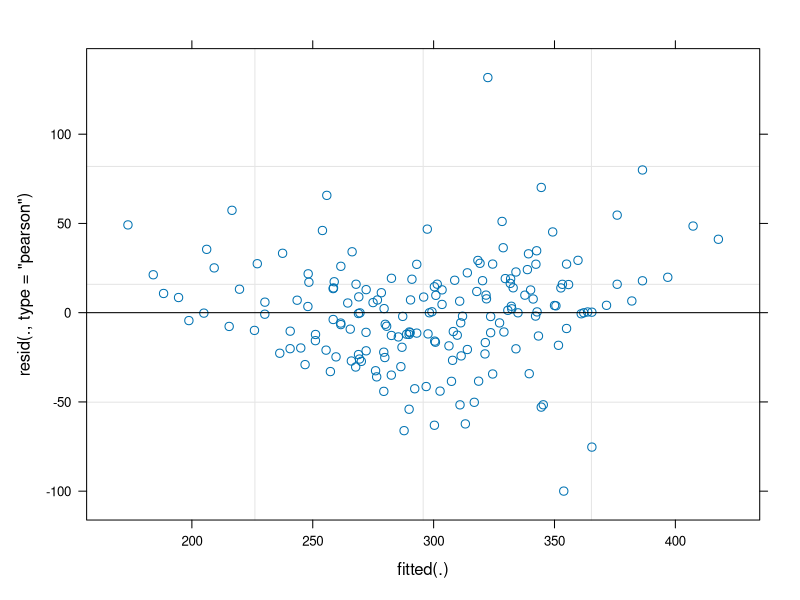
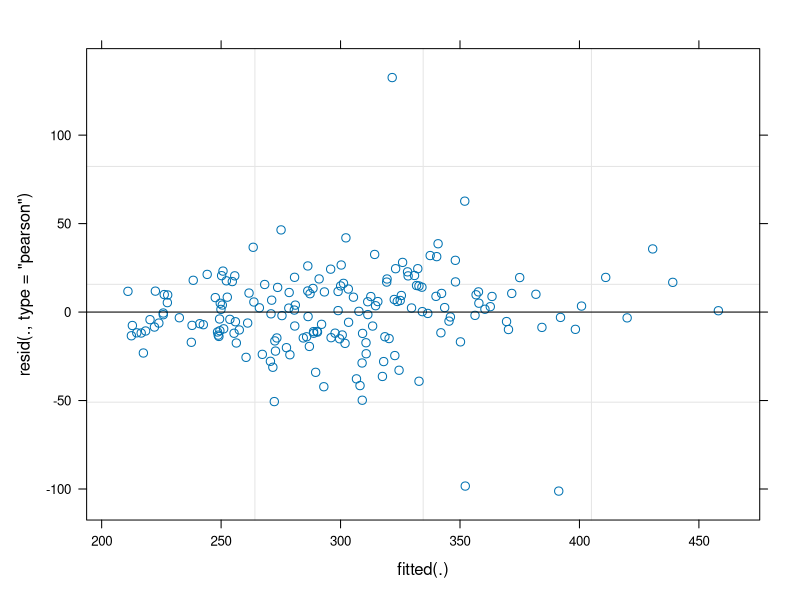
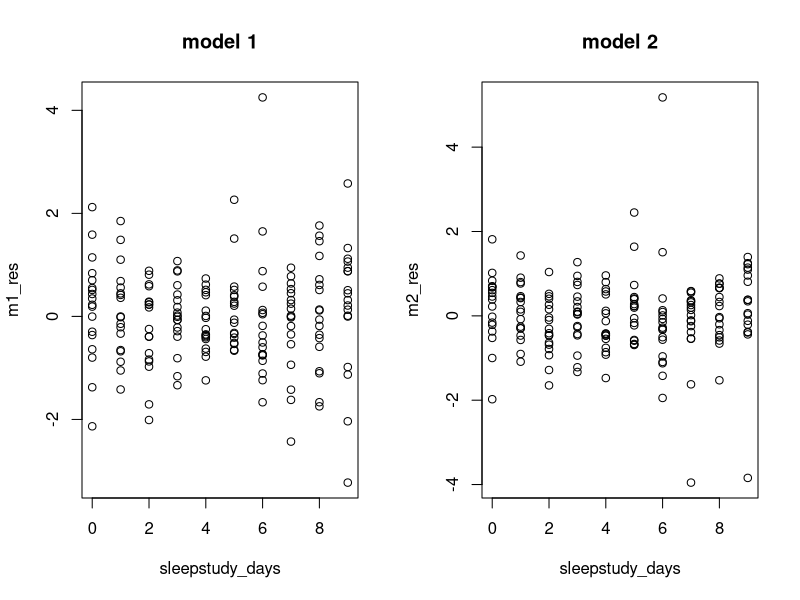

Reproduce these figures in R, in order.
## ---- chunk 1
knitr::opts_chunk$set(echo = TRUE)
## ---- chunk 2
# imports
library(tidyverse)
library(glue)
library(lmerTest)
library(lme4)
## ---- chunk 3
feed_back <- read.csv("feedback_df_bi.csv") %>%
  select(id,performance,feedback,gender) %>%
  mutate(across(c(gender,feedback),as.factor))
#full model
model <- lmer(performance ~ feedback+ gender+ gender*feedback + (1|id) , data = feed_back)
#no random effect model
model_no_ra <- lm(performance ~ feedback+ gender+ gender*feedback , data = feed_back)
anova(model,model_no_ra)
glue("alpha < 0.05 therefore we can reject the GLRT null and conclude that the random effect is significant")

# no interaction model
model_no_inter <- lmer(performance ~ feedback+ gender+ (1|id) , data = feed_back)
anova(model,model_no_inter)
glue("alpha < 0.05 therefore we can reject the GLRT null and conclude that the interaction is significant")
## ---- chunk 4
model_summary = summary(model)
#model intercept
inter <- 98.849 #from summary
#B
var_id <- 84.91 #from summary
B <-  as.matrix(var_id)
#relevant obervations
obs7 <- feed_back$id == 7
obs12 <- feed_back$id == 12
#Z
z7 <- rep(1,36)
z12 <- rep(1,36)
#res
res7 <- feed_back$performance[obs7] - model.matrix(model)[obs7,]%*%model_summary$coefficients[,1]
res12 <- feed_back$performance[obs12] - model.matrix(model)[obs12,]%*%model_summary$coefficients[,1]
var_res <- 119.63 #from summary
#sigma
sigma7 <- z7%*%B%*%t(z7) + var_res*diag(36)
sigma12 <- z12%*%B%*%t(z12) + var_res*diag(36)

b7 <- B*t(z7)%*%solve(sigma7)%*%(res7) + inter
b12 <- B*t(z12)%*%solve(sigma12)%*%(res12) + inter

#check if distance between estimates is less than 0.01
coef(model)$id[c(7,12),1] -c(b7,b12) <0.01
## ---- chunk 5
data("sleepstudy")
model_1 <- lmer(Reaction ~ (1|Subject) + Days,data = sleepstudy)
model_2 <- lmer(Reaction ~ (1+Days|Subject) + Days,data = sleepstudy)
plot(model_1)
plot(model_2)
## ---- chunk 6
sleepstudy_days <- sleepstudy$Days
m1_res <- summary(model_1)$residuals
m2_res <- summary(model_2)$residuals
par(mfrow = c(1,2))
plot(sleepstudy_days,m1_res, main = "model 1")
plot(sleepstudy_days,m2_res, main = "model 2")
## ---- chunk 7
b_estimates1 <- coef(model_1)$Subject[,1] -251.41 #intercept from model summary
largest_subj1 <- which.max(b_estimates1)
neg_inter1 <- sum(b_estimates1<0)
neg_precent1 <- neg_inter1/length(b_estimates1)
glue("subject {largest_subj1} has the largest intercept, there are {neg_inter1} ({round(neg_precent1,2)*100}%) subject with negetive intercept for model 1")
## ---- chunk 8
b_estimates2 <- coef(model_2)$Subject[,1] -251.41#intercept from model summary
n <-  length(b_estimates2)
largest_subj2 <- which.max(b_estimates2)
lower_inter <- b_estimates2<0
neg_inter2 <- sum(lower_inter)
neg_precent2 <- neg_inter2/n
slope_estimates <- coef(model_2)$Subject[,2]
largest_slope <- which.max(slope_estimates)
faster_react <- slope_estimates > 0
neg_inetr_pos_slope <- sum(lower_inter * faster_react)
pos_inetr_neg_slope <- sum((1-lower_inter) * (1-faster_react))
glue("subject {largest_subj2} has the largest intercept,
     there are {neg_inter2} ({round(neg_precent2,2)*100}%) subject with negative intercept,
     subject {largest_slope} has the largest slope,
     there are {sum(faster_react)} subject that show an increacment in reaction time,
     there are {sum(neg_inetr_pos_slope)} subjects with negative intercept and positive slope,
     there are {pos_inetr_neg_slope} subjects with positive intercept and negative slope,
     for model 2")
## ---- chunk 9
MI <- read.csv("MI_PracticeDataset.csv") %>%
  dplyr::select(Sex,CVDeath_2012)
pr_death_man <-  mean(MI[MI$Sex==1,]$CVDeath_2012)
pr_death_woman <-  mean(MI[MI$Sex==2,]$CVDeath_2012)
RD <- pr_death_man - pr_death_woman
RR <- pr_death_man/pr_death_woman
OR <- (pr_death_man/(1-pr_death_man))/(pr_death_woman/(1-pr_death_woman))
glue("RD:{RD}
     RR:{RR}
     OR:{OR}")
